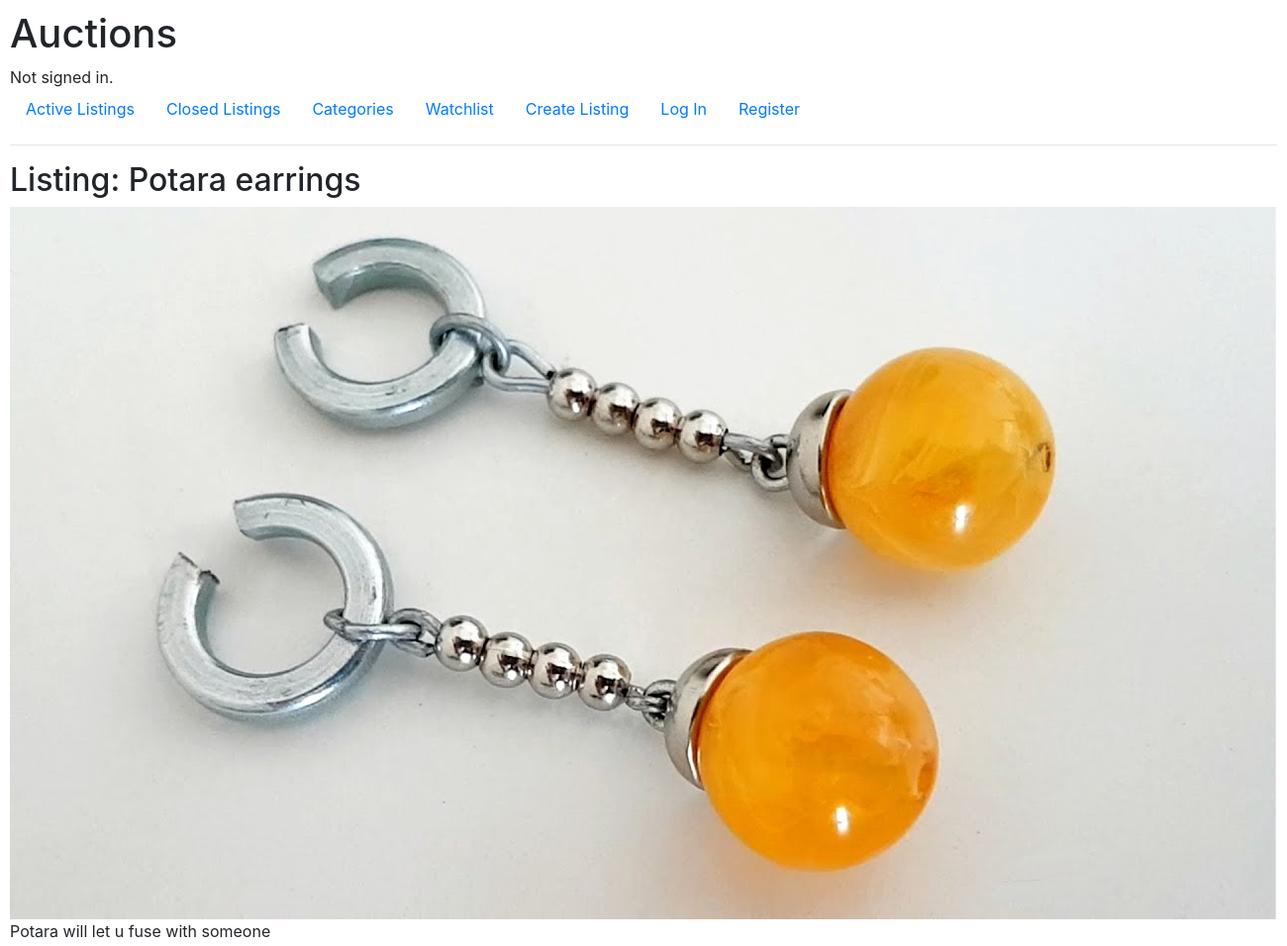
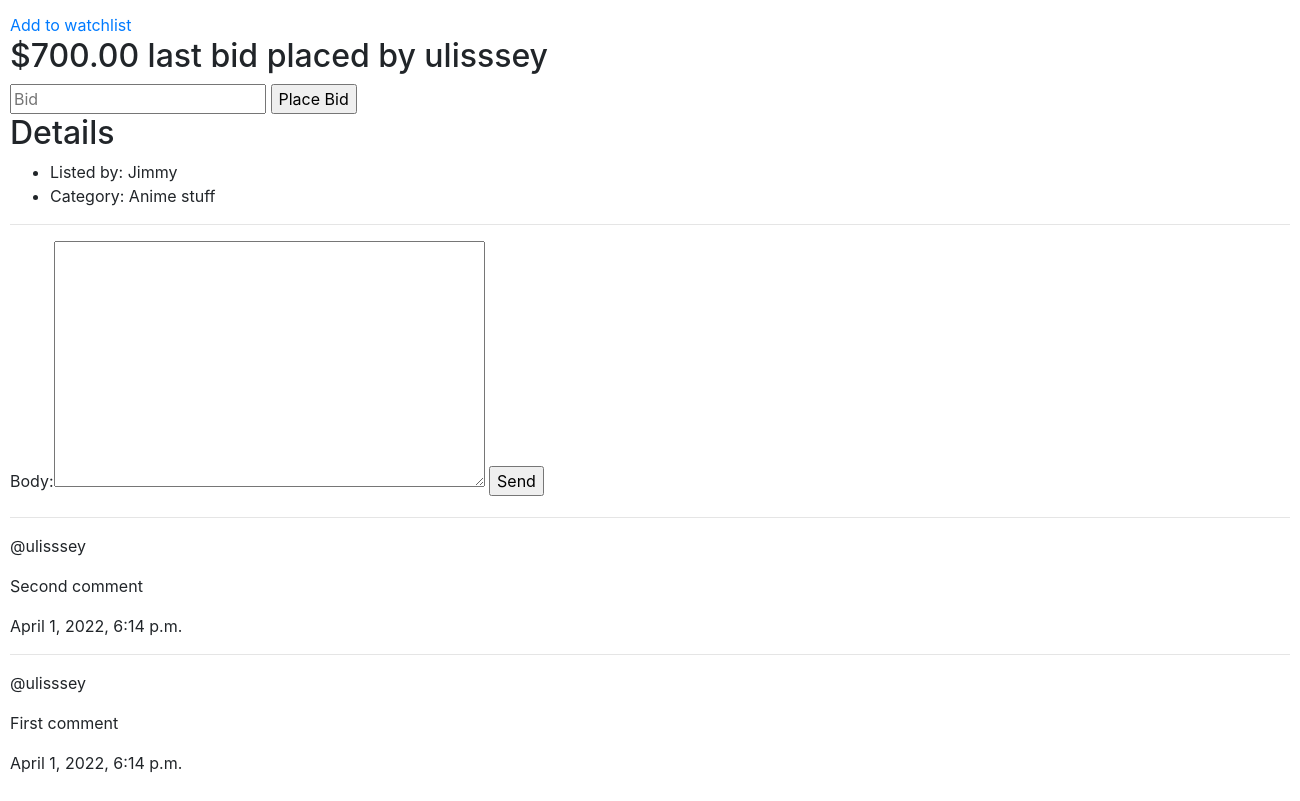
Page /listing/5 on the committed database (2 pictures, top to bottom).
### auctions/models.py (models this page shows)
class AuctionListings(models.Model):
    image = models.ImageField(upload_to='images/', blank=True, default='images/0.jpg')
    title = models.CharField(max_length=20)
    description = models.TextField(null=True, blank=True)
    prices = models.DecimalField(max_digits=6, decimal_places=2, null=True)
    creator = models.ForeignKey(User, on_delete=models.SET_NULL, null=True)
    bid_author = models.CharField(max_length=20, null=True)
    created = models.DateTimeField(auto_now_add=True)
    category = models.ForeignKey(Categories, on_delete=models.CASCADE, null=True)
    close_bid = models.BooleanField(default=False)

class User(AbstractUser):
    username = models.CharField(max_length=20, unique=True)
    email = models.EmailField()
    password = models.CharField(max_length=30)
    watchlist = models.CharField(max_length=100, null=True, blank=True)

class Categories(models.Model):
    category = models.CharField(max_length=30, null=True, blank=True)
    def __str__(self):
        return self.category

class Comments(models.Model):
    listing_id = models.IntegerField(null=True)
    body = models.TextField(null=True, blank=True)
    author = models.ForeignKey(User, on_delete=models.CASCADE)
    created = models.DateTimeField(auto_now_add=True)

### auctions/views.py (the view)
# urls.py: path("listing/<str:pk>", views.listing_page, name='listing'),
def listing_page(request, pk):
    listing = AuctionListings.objects.get(id=pk)
    comments = Comments.objects.filter(listing_id=pk).order_by('-created')
    comments_form = CommentForm()
    context =  {'listing': listing, 'comments_form': comments_form, 'comments': comments}
    return render(request, 'auctions/listing.html', context)

### auctions/forms.py
class CommentForm(ModelForm):
    class Meta:
        model = Comments
        fields = ['body']

### auctions/templates/auctions/listing.html (shortened to what this page needs)
{% extends 'auctions/layout.html' %}
{% block body %}
    <div>
        <h2>Listing: {{ listing.title }}</h2>
        {% if listing.image %}
            <img src="{{ listing.image.url }}">
        {% endif %}
        <p>{{ listing.description }}</p>
        {% if listing.close_bid == False %}
            <a href="{% url 'watchlist' listing.id %}">Add to watchlist</a>
        {% endif %}
        {% if listing.close_bid == False %}
            <form method="post" action="{% url 'get_bid' listing.id %}">
                <h2>${{ listing.prices }} last bid placed by {{ listing.bid_author }}</h2>
                <input type="number" name="bid" placeholder="Bid">
                <input type="submit" value="Place Bid">
            </form>
        {% else %}
            {% if listing.bid_author == request.user.username %}
                <h2>You have won bid!</h2>
            {% else %}
                <h2>{{ listing.bid_author }} has won bid!</h2>
            {% endif %}
        {% endif %}
        <h2>Details</h2>
        <ul>
            <li>Listed by: {{ listing.creator }}</li>
            <li>Category: {{ listing.category }}</li>
        </ul>
        <hr>
        <div>
            <form method="post" action="{% url 'comment' listing.id %}">
                {{ comments_form }}
                <input type="submit" value="Send">
            </form>
        </div>
        <div>
            {% for comment in comments %}
                <hr>
                <div>
                    <p>@{{ comment.author }}</p>
                    <p>{{ comment.body }}</p>
                    <p>{{ listing.created }}</p>
                </div>
            {% endfor %}
        </div>
    </div>
{% endblock %}

### auctions/static/auctions/styles.css (style rules this page uses)
body { padding: 10px; }

### rows in the picture
AuctionListings: title "Potara earrings", image (placeholder picture), description "Potara will let u fuse with someone", prices "700.00", bid_author "ulisssey", creator "Jimmy", category "Anime stuff", created "April 1, 2022, 6:14 p.m."
Comments: author "ulisssey", body "Second comment"
Comments: author "ulisssey", body "First comment"
